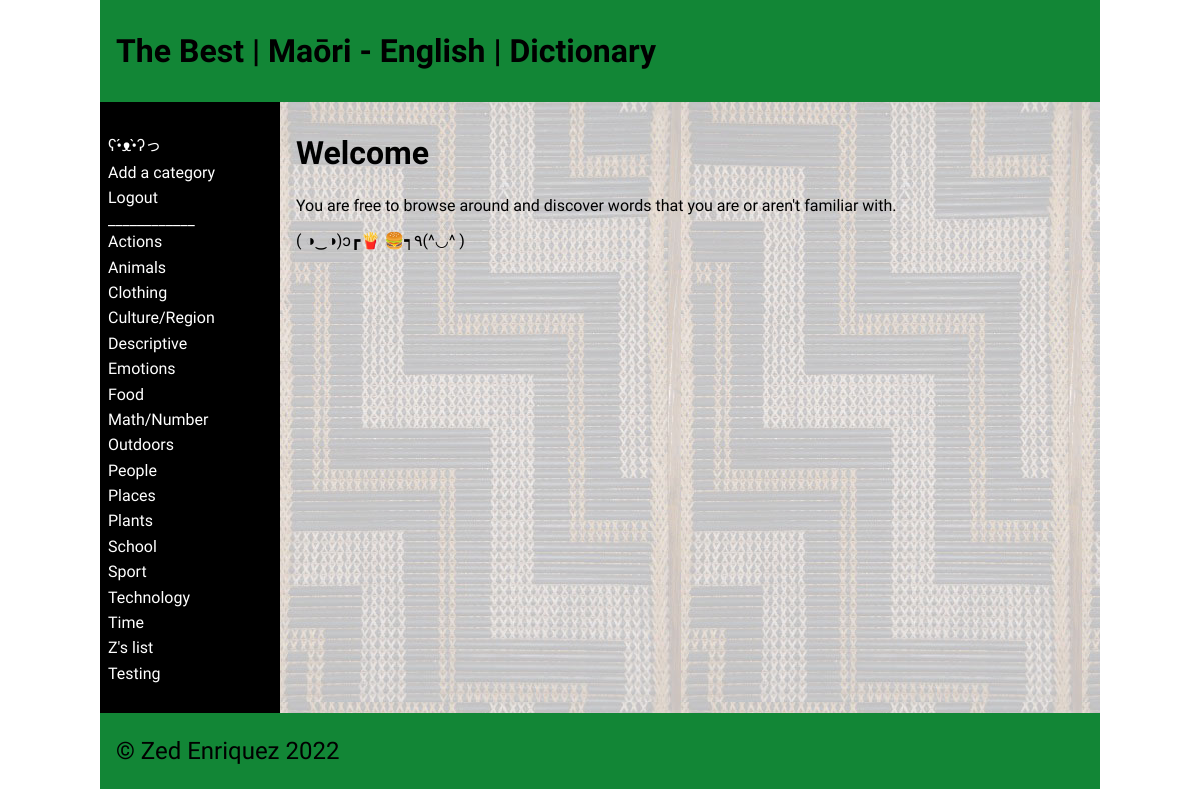
The page / (signed in) on the database its author committed.
### tables this page shows
CREATE TABLE "categories"
(
	id integer
		constraint categories_pk
			primary key autoincrement,
	category_name varchar(30)
);

### app.py (the view)
@app.route('/')
def render_homepage():
    print(user_details())
    print(session)
    print(categories())
    return render_template("home.html", logged_in=is_logged_in(), contents=dictionary_data(),
                           categories_obtained=categories(), teacher_perm=is_teacher(), user_obtained=user_details())

### app.py (called while the page is built)
def create_connection(db_file):
    try:
        connection = sqlite3.connect(db_file)
        connection.execute('pragma foreign_keys=ON')
        return connection
    except Error as e:
        print(e)
    return None

def categories():
    query = "SELECT id, category_name FROM categories"
    con = create_connection(DATABASE)
    cur = con.cursor()
    cur.execute(query)
    category_list = cur.fetchall()
    con.close()
    return category_list

def dictionary_data():
    con = create_connection(DATABASE)
    query = "SELECT id, Maori, English, cat_id, Definition, Level, Image, Date, User_id FROM dictionary "
    cur = con.cursor()
    cur.execute(query,)
    contents = cur.fetchall()
    con.close()
    return contents

def is_logged_in():
    if session.get("email") is None:
        print("not logged in")
        return False
    else:
        print("logged in")
        return True

def is_teacher():
    if session.get("teacher") == 0:
        print("A teacher isn't logged in")
        return False
    else:
        print("A Teacher is logged in")
        return True

def user_details():
    con = create_connection(DATABASE)
    query = "SELECT fname, lname, id FROM users"
    cur = con.cursor()
    cur.execute(query,)
    user_obtained = cur.fetchall()
    con.close()
    return user_obtained

### templates/home.html (shortened to what this page needs)
{% extends 'base.html' %}
{% block heading %}
    {% if logged_in %}
        {% if teacher_perm %}
            The Best | Maōri - English | Dictionary
        {% endif %}
    {% else %}
    Zed's | Maōri - English | Dictionary
    {% endif %}
{% endblock %}
{% block main %}
    {% if logged_in %}
        <h1>Welcome</h1>
        <p>You are free to browse around and discover
            words that you are or aren't familiar with.</p>
        {% if teacher_perm %}
            <p>( ◑‿◑)ɔ┏🍟   🍔┑٩(^◡^ )</p>
        {% endif %}
    {% endif %}
{% endblock %}

### templates/base.html (shortened to what this page needs)
<!doctype html>
<html lang="en">
<head>
	<link href="{{ url_for('static', filename='css/style.css') }}" rel="stylesheet">
</head>
<body>
	<div id="container">
		<header>
			<h1>{% block heading %}{% endblock %}</h1>
		</header>
		<nav>
			<ul>
				{% if logged_in %}
					<li><a href="/">ʕ•́ᴥ•̀ʔっ</a></li>
						{% if teacher_perm %}
						<li><a href="/add_category">Add a category</a></li>
						{% endif %}
                    <li><a href="/logout">Logout</a></li>
			</ul>
			<a> ____________ </a>
			<ul>
				{% for category in categories_obtained %}
				<li><a href="/category/{{ category[0] }}">{{ category[1] }}</a></li>
				{% endfor %}}
                {% else %}
                    <li><a href="/login">login</a></li>
                {% endif %}
			</ul>
		</nav>
		<main>
            {% block main%}
			{% endblock %}
        </main>
		<footer>
			<p>
				&copy; Zed Enriquez 2022
			</p>
		</footer>
	</div>
</body>
</html>

### static/css/style.css (style rules this page uses)
* { font-family: Comfortaa, sans-serif; margin: 0; padding: 0; box-sizing: border-box; }
#container { display: grid; grid-template-columns: 75px auto; grid-template-areas: 'nav header' 'main main' 'footer footer'; }
header { grid-area: header; background-color: #128636; padding: 1rem; }
nav { grid-area: nav; }
main { grid-area: main; padding: 1rem; background-color: #999; }
h1, h2, h3, h4 { padding: 1rem 0; font-family: Comfortaa, sans-serif; color: #000; }
p { padding: 0.5rem 0; }
a { color: #000; }
footer { grid-area: footer; padding: 1rem; background-color: #128636; }
footer p { color: #000; font-size: 1.5rem; }
@media only screen and (min-width: 768px) { #container { grid-template-columns: 180px auto; grid-template-areas: 'header header' 'nav main' 'footer footer'; } }
@media only screen and (min-width: 768px) { nav { background: linear-gradient(180deg, rgb(0 0 0) 0%, rgba(0, 0, 0, 1) 50%, rgb(0 0 0) 100%); padding: 0.5rem; } }
@media only screen and (min-width: 768px) { nav ul { list-style: none; } }
@media only screen and (min-width: 768px) { nav li { padding: 0.2rem 0; } }
@media only screen and (min-width: 768px) { nav a { color: #fff; text-decoration: none; } }
@media only screen and (min-width: 768px) { main { background-image: url('../images/poutama.jpg'); } }
@media only screen and (min-width: 1000px) { #container { width: 1000px; margin: auto; } }

### rows shown on the page
categories: category_name "Actions"
categories: category_name "Animals"
categories: category_name "Clothing"
categories: category_name "Culture/Region"
categories: category_name "Descriptive"
categories: category_name "Emotions"
categories: category_name "Food"
categories: category_name "Math/Number"
categories: category_name "Outdoors"
categories: category_name "People"
categories: category_name "Places"
categories: category_name "Plants"
categories: category_name "School"
categories: category_name "Sport"
categories: category_name "Technology"
categories: category_name "Time"
categories: category_name "Z's list"
categories: category_name "Testing"
